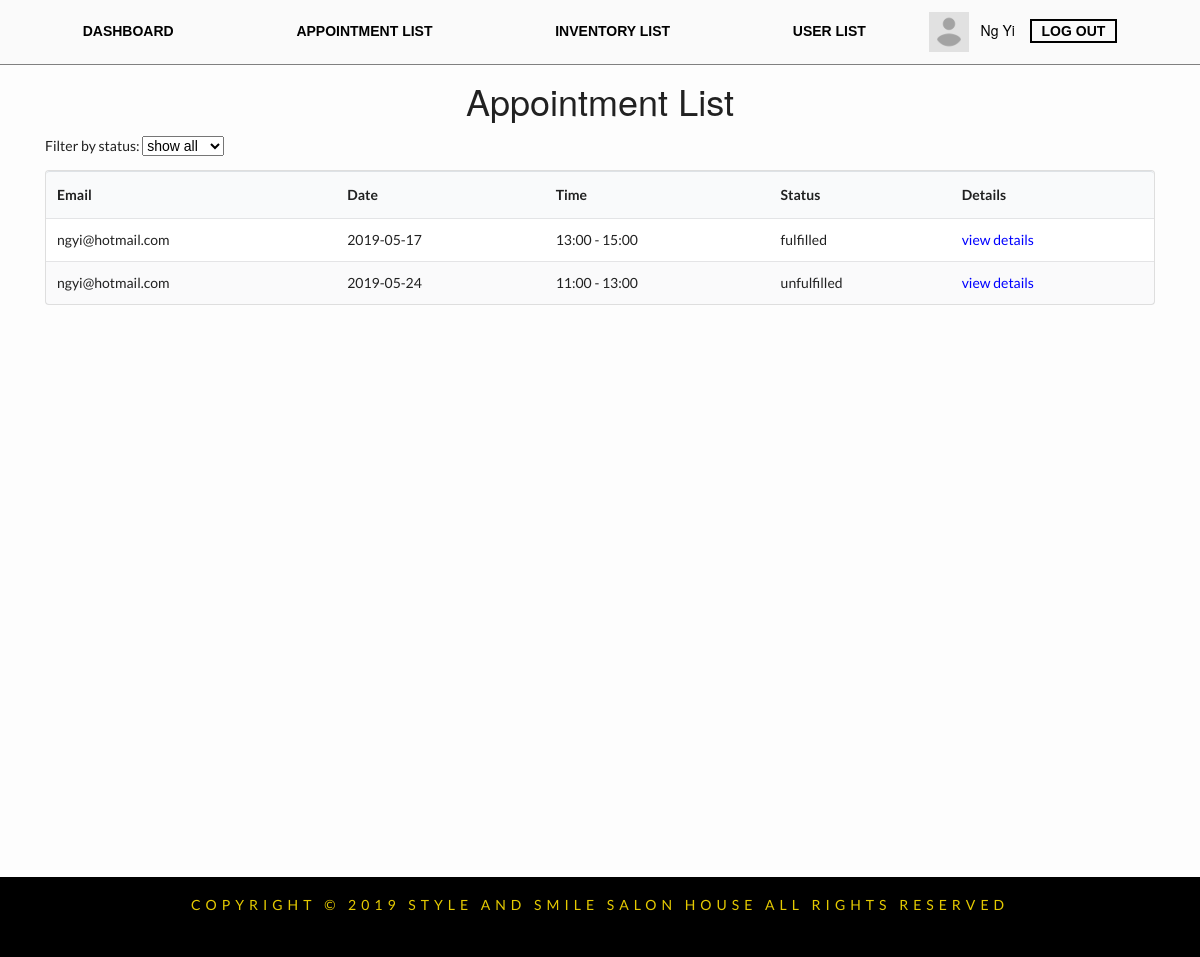
The page /staff/appointment.php (signed in) on the database its author committed.
### tables this page shows
CREATE TABLE `appointments` (
  `appointmentId` int(11) NOT NULL,
  `userId` int(11) NOT NULL,
  `appointmentDate` date NOT NULL,
  `appointmentTime` varchar(50) NOT NULL,
  `typeOfServices` varchar(100) NOT NULL,
  `hairdresser` varchar(100) NOT NULL,
  `request` varchar(200) NOT NULL,
  `status` varchar(20) NOT NULL
);

CREATE TABLE `users` (
  `image_path` varchar(100) DEFAULT NULL,
  `userId` int(11) NOT NULL,
  `email` varchar(100) NOT NULL,
  `contact` varchar(100) NOT NULL,
  `password` varchar(100) DEFAULT NULL,
  `name` varchar(150) NOT NULL,
  `role` varchar(20) NOT NULL,
  `note` varchar(200) DEFAULT NULL,
  `lastSignIn` date DEFAULT NULL,
  `forgotPasswordId` varchar(32) DEFAULT NULL,
  `banned` varchar(10) DEFAULT NULL,
  `bannedDate` date DEFAULT NULL,
  `bannedReason` varchar(255) DEFAULT NULL,
  `bannedDuration` int(10) DEFAULT NULL
);

### staff/appointment.php (the view, shortened to what this page needs)
<?php include '../db_connect.php'; ?>
<?php
$sql = 'SELECT * from appointments INNER JOIN users ON appointments.userId = users.userId';
$q = $conn->query($sql);
$q->setFetchMode(PDO::FETCH_ASSOC);
?>
<!DOCTYPE html>
<html lang="en">
<head>
  <link rel="stylesheet" type="text/css" href="https://stackpath.bootstrapcdn.com/bootstrap/4.3.1/css/bootstrap.min.css">
  <link rel="stylesheet" href="https://cdn.jsdelivr.net/npm/semantic-ui@2.4.2/dist/semantic.min.css">
  <link rel="stylesheet" type="text/css" href="../style.css">
</head>
<body>
    <?php include "../navigationBar.php" ?>
  <div class="container">
    <h1 class="display-4  text-center">Appointment List</h1>
    Filter by status:
    <select name="status" id="filterBox" onchange="onFilterStatus()">
      <option value="all">show all</option>
    </select>
    <table class="ui striped table">
      <thead>
        <tr>
          <th>Email</th>
          <th>Date</th>
          <th>Time</th>
          <th>Status</th>
          <th>Details</th>
        </tr>
      </thead>
      <tbody>
        <?php while ($row = $q->fetch()): ?>
          <tr class="appRow">
            <td><?php echo htmlspecialchars($row['email']) ?></td>
            <td><?php echo htmlspecialchars($row['appointmentDate']); ?></td>
            <td><?php echo htmlspecialchars($row['appointmentTime']); ?></td>
            <td class="appStatus"><?php echo htmlspecialchars($row['status']); ?></td>
            <td><a class="view-details-tag" onclick='onViewAppointment(
              "<?php echo htmlspecialchars($row['status']) ?>",
              "<?php echo htmlspecialchars($row['appointmentId']) ?>",
              "<?php echo htmlspecialchars($row['email']) ?>",
              "<?php echo htmlspecialchars($row['appointmentDate']) ?>",
              "<?php echo htmlspecialchars($row['appointmentTime']) ?>",
              "<?php echo htmlspecialchars($row['typeOfServices']) ?>",
              "<?php echo htmlspecialchars($row['hairdresser']) ?>",
              "<?php echo htmlspecialchars($row['request']) ?>")'>
            <span class="view-details-text">view details<span></a>
            </td>
          </tr>
        <?php endwhile; ?>
      </tbody>
    </table>
  </div>
    <?php include "../footer.php"; ?>
</body>
</html>

### style.css (style rules this page uses)
html { scroll-behavior: smooth; }
html, body { margin: 0; padding: 0; height:100%; }
body { background-color: #fdfdfd; }
.display-4 { font-family: "Helvetica Neue",Helvetica,Arial,sans-serif; }
.container { min-height: 100vh; overflow: hidden; position: relative; }
h1.display-4 { margin-top:14px; font-size: 36px; }
a.view-details-tag { cursor: pointer; }
span.view-details-text { color: blue; }

### rows shown on the page
appointments: userId.email "ngyi@hotmail.com", appointmentDate "2019-05-17", appointmentTime "13:00 - 15:00", status "fulfilled"
appointments: userId.email "ngyi@hotmail.com", appointmentDate "2019-05-24", appointmentTime "11:00 - 13:00", status "unfulfilled"

### other values the page prints
$_SESSION["name"] "Ng Yi"
